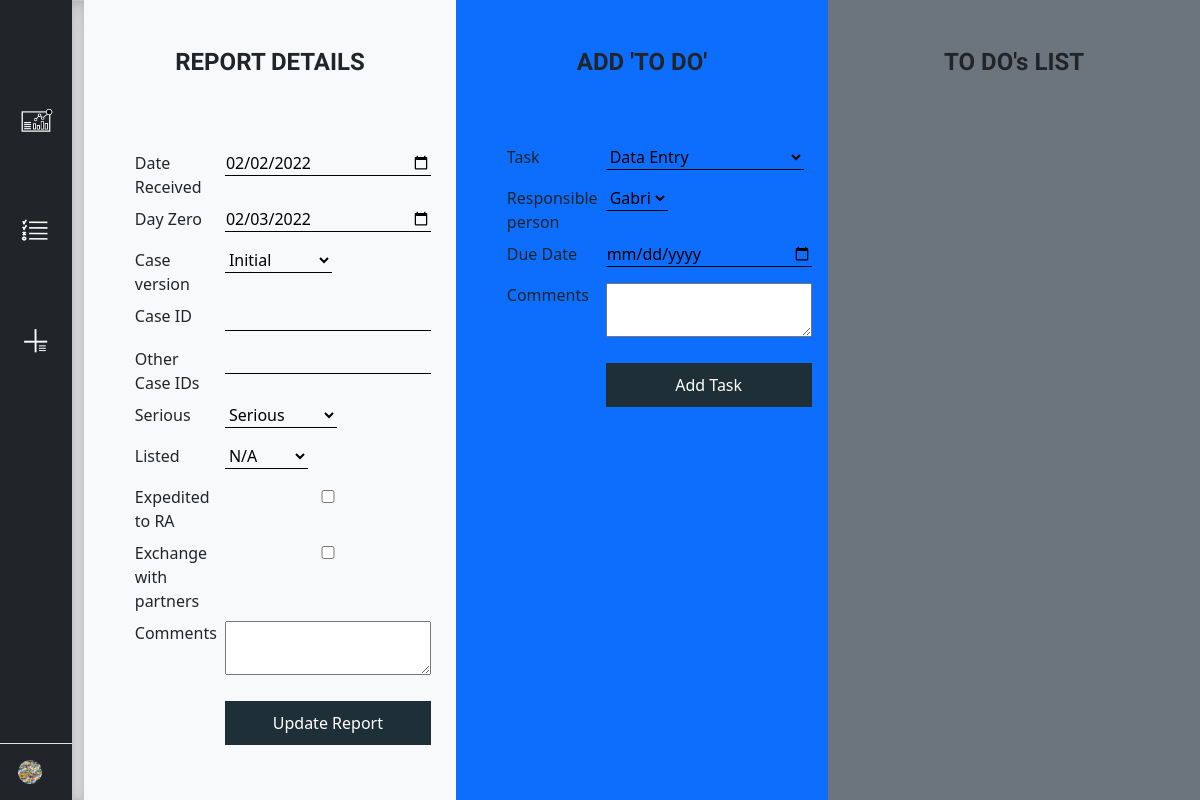
Page /report/3 (signed in) on the committed database.
### main.py (models this page shows)
class Report(UserMixin, db.Model):
    __tablename__ = "report"
    id = db.Column(db.Integer, primary_key=True, nullable=False)
    date_received = db.Column(db.Date, nullable=True)
    day_zero = db.Column(db.Date, nullable=True)
    case_id = db.Column(db.String(250), nullable=True)
    case_version = db.Column(db.String(250), nullable=True)
    other_case_id = db.Column(db.String(250), nullable=True)
    serious = db.Column(db.String(250), nullable=True)
    listed = db.Column(db.String(250), nullable=True)
    expedited = db.Column(db.Boolean, nullable=True)
    exchange = db.Column(db.Boolean, nullable=True)
    comments = db.Column(db.String(500), nullable=True)
    report_tasks = db.relationship("Task", backref="report")

### main.py (the view, shortened to what this page needs)
@app.route("/report/<id>", methods=["GET", "POST"])
@login_required
def report(id):
    report = Report.query.filter_by(id=id).first()
    report_details_form = ReportForm(date_received=report.date_received, day_zero=report.day_zero,
                                     case_id=report.case_id, case_version=report.case_version,
                                     other_case_id=report.other_case_id, serious=report.serious,
                                     listed=report.listed, expedited=report.expedited,
                                     exchange=report.exchange, comments=report.comments)
    report_details_form.submit.label.text = 'Update Report'
    report_task_form = AddTaskForm()
    user_list = User.query.all()
    user_choices = [(user.id, user.username) for user in user_list]
    report_task_form.task_owner.choices = user_choices
    report_tasks = Task.query.filter_by(report_id=id).all()
    if request.method == "GET":
        return render_template("report.html", form=report_details_form,
                               new_task=report_task_form,
                               report_tasks=report_tasks,
                               report_id=id)
    return redirect(f"/report/{report.id}")

### forms.py
class ReportForm(FlaskForm):
    date_received = DateField("Date Received", validators=[DataRequired()])
    day_zero = DateField("Day Zero", validators=[DataRequired()])
    case_id = StringField("Case ID")
    case_version = SelectField("Case version", choices=["Initial", "Follow-up 1",
                                                        "Follow-up 2", "Follow-up 3",
                                                        "Follow-up 4", "Follow-up 5",
                                                        "Follow-up 6", "Follow-up 7"])
    other_case_id = StringField("Other Case IDs")
    serious = SelectField("Serious", choices=['Serious', 'Non-serious', 'N/A'])
    listed = SelectField("Listed", choices=['N/A', 'Listed', 'Unlisted'])
    expedited = BooleanField("Expedited to RA")
    exchange = BooleanField("Exchange with partners")
    comments = TextAreaField("Comments", validators=[Length(max=500)])
    submit = SubmitField("Add Report")

class AddTaskForm(FlaskForm):
    task_owner = SelectField("Responsible person", validators=[DataRequired()])
    task_name = SelectField("Task", choices=["Data Entry", "Quality Check",
                                             "Medical Review", "Submission to RA",
                                             "Exchange with Partners", "Case Finalization"])
    due_date = DateField("Due Date", validators=[DataRequired()])
    task_comments = TextAreaField("Comments", validators=[Length(max=500)])
    submit = SubmitField("Add Task")

### main.py (called while the page is built)
@login_manager.user_loader
def load_user(user_id):
    return User.query.get(int(user_id))

### templates/report.html (shortened to what this page needs)
<!DOCTYPE html>
<html lang="en">
<head>
    <link href="https://cdn.jsdelivr.net/npm/bootstrap@5.1.3/dist/css/bootstrap.min.css" rel="stylesheet">
    <link rel="stylesheet" href="/static/css/dashboard_style.css">
</head>
<body>
    <main>
    {% include 'navbar.html' %}
      <div class="container-fluid p-0 report-details scrollable">
        <div class="row w-100 h-100 m-0">
            <div class="col-lg-4 col-md-6 col-sm-12 bg-light">
              <div class="delete-report">
              <h2>REPORT DETAILS</h2>
              <a href="{{ url_for('delete_report', report_id=report_id) }}" class="btn btn-outline-light">Delete report</a>
              </div>
                <form class="form form-horizontal center" method="post" role="form">
                  <table class="table table-borderless table-sm">
                  <tr>
                    <td>{{ form.date_received.label }}</td>
                    <td>{{ form.date_received }}</tr></td>
                  <tr>
                    <td>{{ form.day_zero.label }}</td>
                    <td>{{ form.day_zero }}</td>
                  </tr>
                  <tr>
                    <td>{{ form.case_version.label }}</td>
                    <td>{{ form.case_version }}</td>
                  </tr>
                  <tr>
                    <td>{{ form.case_id.label }}</td>
                    <td>{{ form.case_id }}</td>
                  </tr>
                  <tr>
                    <td>{{ form.other_case_id.label }}</td>
                    <td>{{ form.other_case_id }}</td>
                  </tr>
                  <tr>
                    <td>{{ form.serious.label }}</td>
                    <td>{{ form.serious }}</td>
                  </tr>
                  <tr>
                    <td>{{ form.listed.label }}</td>
                    <td>{{ form.listed }}</td>
                  </tr>
                  <tr>
                    <td>{{ form.expedited.label }}</td>
                    <td>{{ form.expedited }}</td>
                  </tr>
                  <tr>
                    <td>{{ form.exchange.label }}</td>
                    <td>{{ form.exchange }}</td>
                  </tr>
                  <tr>
                    <td>{{ form.comments.label }}</td>
                    <td>{{ form.comments }}</td>
                  </tr>
                  <tr>
                    <td></td>
                    <td>{{ form.submit }}</td>
                  </tr>
                </table>
                </form>
            </div>
            <div class="col-lg-4 col-md-6 col-sm-12 bg-primary">
                <h2>ADD 'TO DO'</h2>
                <form class="form form-horizontal center" method="post" role="form">
                  <table class="table table-borderless table-sm">
                    <tr>
                      <td>{{ new_task.task_name.label }}</td>
                      <td>{{ new_task.task_name }}</td>
                    </tr>
                    <tr>
                      <td>{{ new_task.task_owner.label }} </td>
                      <td>{{ new_task.task_owner }}</td>
                    </tr>
                    <tr>
                      <td>{{ new_task.due_date.label }}</td>
                      <td>{{ new_task.due_date }}</td>
                    </tr>
                    <tr>
                      <td>{{ new_task.task_comments.label }}</td>
                      <td>{{ new_task.task_comments }}</td>
                    </tr>
                    <tr>
                      <td></td>
                      <td>{{ new_task.submit }}</td>
                    </tr>
                  </table>
                  </form>
            </div>
            <div class="col-lg-4 col-md-12 col-sm-12 bg-secondary scrollable">
              <h2>TO DO's LIST</h2>
          </div>
        </div>
      </div>
    </main>
</body>
</html>

### static/css/dashboard_style.css (style rules this page uses)
body { min-height: 100vh; min-height: -webkit-fill-available; overflow-y: hidden; min-width: 590px; }
html { height: -webkit-fill-available; }
main { display: flex; flex-wrap: nowrap; height: 100vh; height: -webkit-fill-available; overflow-x: auto; overflow-y: hidden; }
h2 { font-family: 'Spartan', sans-serif; font-weight: 700; font-size: 1.5rem; }
.new-report-page form input, select { margin-bottom: 0.5rem; background: transparent; border: none; border-bottom: 1px solid #000; width: auto !important; }
.report-details form input, select { margin-bottom: 0.5rem; background: transparent; border: none; border-bottom: 1px solid #000; width: 100%; }
.report-details form input[type=submit] { margin-top: 0.75rem; padding: 10px; background: solid; background-color: #1F2F38; color: #FFF; border: solid; border: 1px; }
.report-details h2 { margin: 3rem auto 4rem auto; text-align: center; }
.delete-report { text-align: center; margin: 2rem auto; }
.delete-report h2 { margin: 3rem auto 0rem auto !important; }
.center { margin: auto; width: 80%; }
.scrollable { overflow-y: auto !important; height: 100vh; }

### rows in the picture
Report: date_received "02/02/2022", day_zero "02/03/2022", case_version "Initial", serious.label "Serious", serious "Serious", listed "N/A"

### other values in the picture
{{ new_task.task_name.label }} "Task"
{{ new_task.task_owner.label }} "Responsible person"
{{ new_task.due_date.label }} "Due Date"
{{ new_task.task_comments.label }} "Comments"
